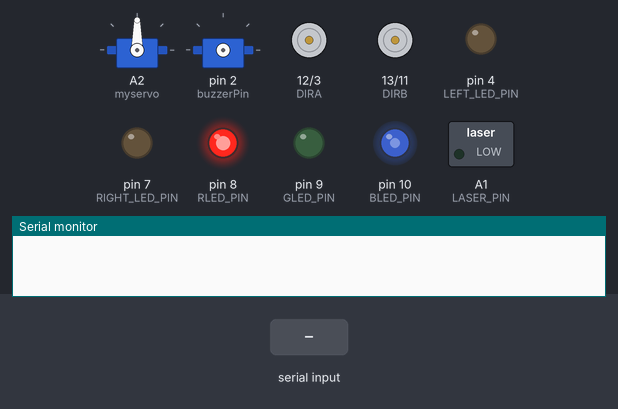
Recording of a sketch running on a simulated Arduino Uno, built with avr-gcc and run on an emulated ATmega328P. Shown: 2 × servo, direction and speed pins drawn as motors (green arrow = direction pin HIGH = forward, orange = LOW = backward, longer = more drive), switched loads named in the sketch (green lamp = pin HIGH), output pins drawn as LEDs (lit = HIGH), the last lines printed to the serial monitor. Wiring (inferred from the names in the program): servo: signal pin 2. The inputs (shaded band) are chosen by the test bench. Servo pulses on a pin are drawn as a servo (544–2400 µs = 0–180°); pins used as bus, display or sensor lines are not drawn.

Above: at 1.2 s.
1.3 s: "Z" received over the second serial link
At 1.8 s:
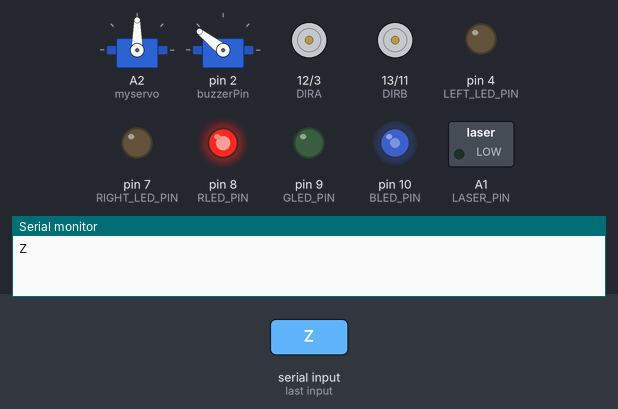
4.3 s: "F" received over the second serial link
At 5.3 s:
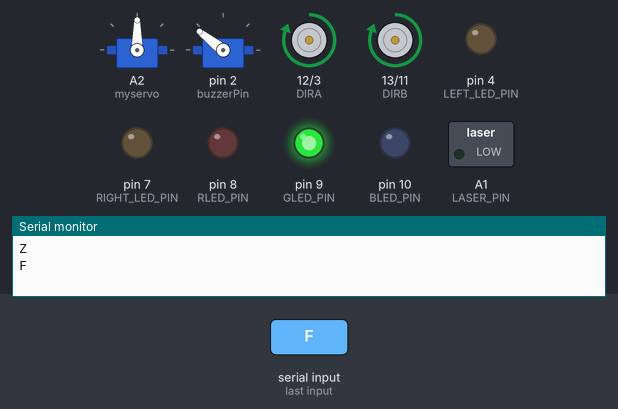
6.1 s: "B" received over the second serial link
At 6.5 s:
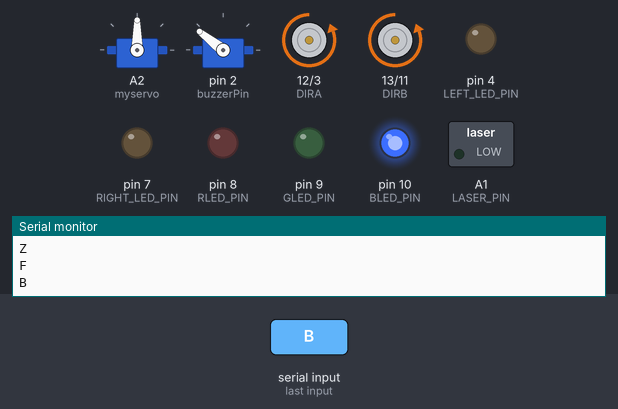
7.6 s: "R" received over the second serial link
At 8.8 s:
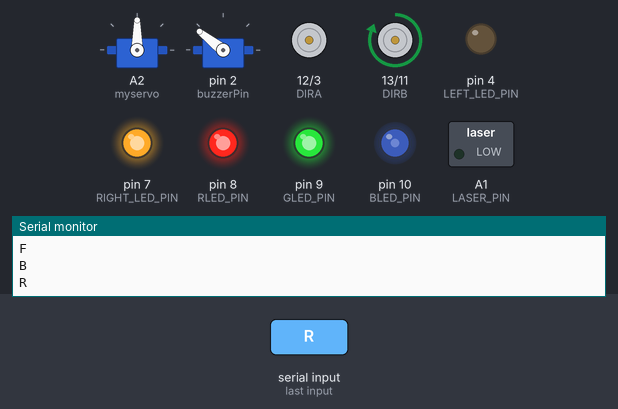
9.1 s: "L" received over the second serial link
At 10.1 s:
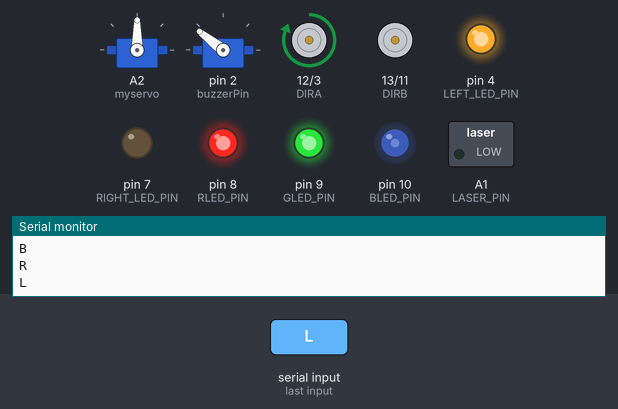
10.6 s: "X" received over the second serial link
At 11.3 s:
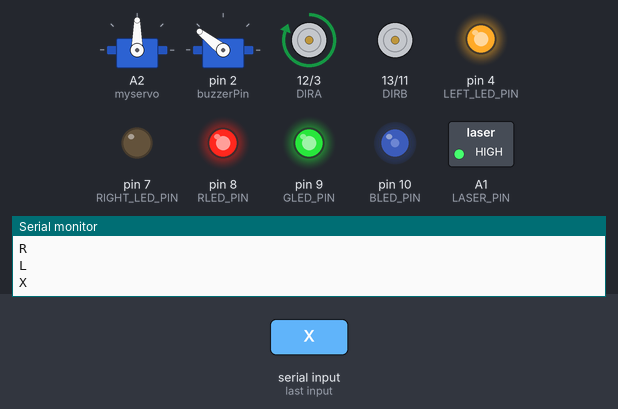
Timing chart, 0 to 13.1 s (numbered marks = the images above; inputs shaded):
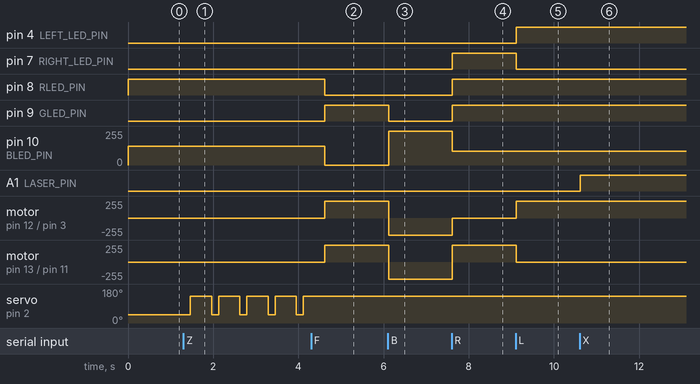

Measured:
- after the input at 1.3 s, servo on pin 2 (buzzerPin): alternates 142° for 0.50 s and 45° for 0.16 s, starting after 0.16 s
- after the input at 4.3 s, pin 8 (RLED_PIN): HIGH → LOW after 0.32 s; pin 9 (GLED_PIN): LOW → HIGH after 0.32 s; pin 10 (BLED_PIN): 139/255 → 0/255 after 0.32 s; motor on pin 12 (DIRA) / pin 3 (PWMA), motor on pin 13 (DIRB) / pin 11 (PWMB): stopped → forward 255/255 after 0.32 s; servo on pin 2 (buzzerPin): stops changing and stays 142°
- after the input at 6.1 s, pin 9 (GLED_PIN): HIGH → LOW at once; pin 10 (BLED_PIN): 0/255 → 255/255 at once; motor on pin 12 (DIRA) / pin 3 (PWMA), motor on pin 13 (DIRB) / pin 11 (PWMB): forward 255/255 → backward 255/255 at once
- after the input at 7.6 s, pin 7 (RIGHT_LED_PIN), pin 8 (RLED_PIN), pin 9 (GLED_PIN): LOW → HIGH at once; pin 10 (BLED_PIN): 255/255 → 102/255 at once; motor on pin 12 (DIRA) / pin 3 (PWMA): backward 255/255 → stopped at once; motor on pin 13 (DIRB) / pin 11 (PWMB): backward 255/255 → forward 255/255 at once
- after the input at 9.1 s, pin 4 (LEFT_LED_PIN): LOW → HIGH at once; pin 7 (RIGHT_LED_PIN): HIGH → LOW at once; motor on pin 12 (DIRA) / pin 3 (PWMA): stopped → forward 255/255 at once; motor on pin 13 (DIRB) / pin 11 (PWMB): forward 255/255 → stopped at once
- after the input at 10.6 s, A1 (LASER_PIN): LOW → HIGH at once

The sketch:

rover.ino
```cpp
#include<SoftwareSerial.h>
#include <Servo.h>

// Mor bluetooth control:
#define TxD 6
#define RxD 5
#define RLED_PIN 8
#define GLED_PIN 9
#define BLED_PIN 10
#define RIGHT_LED_PIN 7
#define LEFT_LED_PIN 4
#define LASER_PIN A1

// Pin Assignments //
#define DIRA 12 // Direction control for motor A
#define PWMA 3  // PWM control (speed) for motor A
#define DIRB 13 // Direction control for motor B
#define PWMB 11 // PWM control (speed) for motor B
#define buzzerPin 2

Servo myservo;
int temp;
bool newVal;
SoftwareSerial bluetoothSerial(TxD, RxD);
char t;
char told;
int pos = 0;

void setup() {
  setupArdumoto();
  bluetoothSerial.begin(9600);
  Serial.begin(9600);
  pinMode(RLED_PIN, OUTPUT);
  pinMode(GLED_PIN, OUTPUT);
  pinMode(BLED_PIN, OUTPUT);
  pinMode(RIGHT_LED_PIN, OUTPUT);
  pinMode(LEFT_LED_PIN, OUTPUT);

  pinMode(DIRA,OUTPUT);   //left motors forward
  pinMode(PWMA,OUTPUT);   //left motors reverse
  pinMode(DIRB,OUTPUT);   //right motors forward
  pinMode(PWMB,OUTPUT);   //right motors reverse
  pinMode(LASER_PIN, OUTPUT);
  temp = 0;
  newVal = false;
  RGB(139,0,139);
  t = 'Q';
  myservo.attach(A2);
  pinMode (buzzerPin, OUTPUT);
}

void loop() {
    if(bluetoothSerial.available()){
      t = bluetoothSerial.read();
      Serial.println(t);
       newVal = true;
    }
    else
      newVal = false;

    if(t == 'F'){            //move forward(all motors rotate in forward direction)
      STOP();
      digitalWrite(DIRA,HIGH);
      digitalWrite(DIRB,HIGH);
      digitalWrite(PWMA,HIGH);
      digitalWrite(PWMB,HIGH);
      RGB(0, 255, 0);
    }

    else if(t == 'B'){      //move reverse (all motors rotate in reverse direction)
      STOP();
      digitalWrite(PWMA,HIGH);
      digitalWrite(PWMB,HIGH);
      RGB(0, 0, 255);
    }

    else if(t == 'R'){      //turn right (left side motors rotate in forward direction, right side motors doesn't rotate)
     STOP();
      digitalWrite(DIRB,HIGH);
      digitalWrite(PWMB,HIGH);
      digitalWrite(RIGHT_LED_PIN,HIGH);
      RGB(255,255,102);
    }

    else if(t == 'L'){      //turn left (right side motors rotate in forward direction, left side motors doesn't rotate)
      STOP();
      digitalWrite(DIRA,HIGH);
      digitalWrite(PWMA,HIGH);
      digitalWrite(LEFT_LED_PIN,HIGH);
      RGB(255,255,102);
    }
    else if(t == 'Z'){

        unsigned char i;
        for(i=0;i<80;i++)
        {
          digitalWrite(buzzerPin,HIGH);
          delay(1);//wait for 1ms
          digitalWrite(buzzerPin,LOW);
          delay(1);//wait for 1ms
        }
        //output another frequency
        for(i=0;i<100;i++)
        {
          digitalWrite(buzzerPin,HIGH);
          delay(2);//wait for 2ms
          digitalWrite(buzzerPin,LOW);
          delay(2);//wait for 2ms
        }

    }
    else if(t == 'X') //laser
    {
       if(temp == 0 && newVal)
       {
        digitalWrite(LASER_PIN, HIGH);
        temp = 1;
       }
       else if (newVal)
       {
        digitalWrite(LASER_PIN, LOW);
        temp = 0;
       }

    }
    else if(t == 'I' || t == 'J')
    {
       if(t == 'I' && newVal)
       {
        pos += 5;
        myservo.write(pos);
       }
       else if (t == 'J' && newVal)
       {
        pos -= 5;
        myservo.write(pos);
       }

    }
    else if(t == 'S'){      //STOP (all motors stop)
      digitalWrite(DIRA,LOW);
      digitalWrite(PWMA,LOW);
      digitalWrite(DIRB,LOW);
      digitalWrite(PWMB,LOW);
      digitalWrite(RIGHT_LED_PIN,LOW);
      digitalWrite(LEFT_LED_PIN,LOW);
      RGB(255, 0, 0);
    }
    delay(100);
}

void RGB(int R,int G, int B)
{
  analogWrite(RLED_PIN, R);
  analogWrite(GLED_PIN, G);
  analogWrite(BLED_PIN, B);
}


void STOP()
{      //STOP (all motors stop)
      digitalWrite(DIRA,LOW);
      digitalWrite(PWMA,LOW);
      digitalWrite(DIRB,LOW);
      digitalWrite(PWMB,LOW);
      digitalWrite(RIGHT_LED_PIN,LOW);
      digitalWrite(LEFT_LED_PIN,LOW);
}

// setupArdumoto initialize all pins
void setupArdumoto()
{
  // All pins should be setup as outputs:
  pinMode(PWMA, OUTPUT);
  pinMode(PWMB, OUTPUT);
  pinMode(DIRA, OUTPUT);
  pinMode(DIRB, OUTPUT);

  // Initialize all pins as low:
  digitalWrite(PWMA, LOW);
  digitalWrite(PWMB, LOW);
  digitalWrite(DIRA, LOW);
  digitalWrite(DIRB, LOW);
}
```
